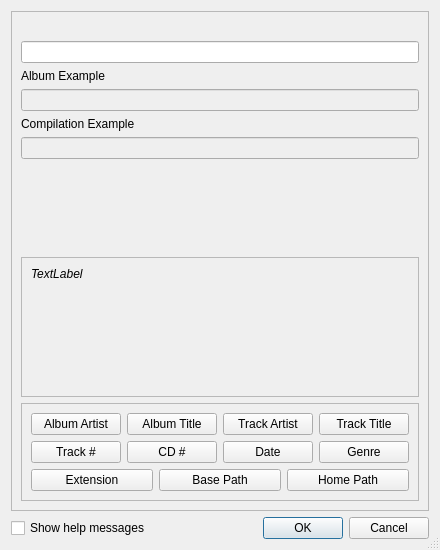
<ui version="4.0" >
 <class>MaskWizardDialog</class>
 <widget class="QDialog" name="MaskWizardDialog" >
  <property name="geometry" >
   <rect>
    <x>0</x>
    <y>0</y>
    <width>440</width>
    <height>550</height>
   </rect>
  </property>
  <property name="minimumSize" >
   <size>
    <width>440</width>
    <height>550</height>
   </size>
  </property>
  <property name="windowTitle" >
   <string>Filename Mask Wizard</string>
  </property>
  <property name="windowIcon" >
   <iconset>images/wizard.png</iconset>
  </property>
  <property name="sizeGripEnabled" >
   <bool>true</bool>
  </property>
  <layout class="QGridLayout" >
   <item row="0" column="0" colspan="2" >
    <widget class="QFrame" name="frame" >
     <property name="frameShape" >
      <enum>QFrame::StyledPanel</enum>
     </property>
     <property name="frameShadow" >
      <enum>QFrame::Raised</enum>
     </property>
     <layout class="QGridLayout" >
      <item row="0" column="1" >
       <spacer>
        <property name="orientation" >
         <enum>Qt::Vertical</enum>
        </property>
        <property name="sizeType" >
         <enum>QSizePolicy::Fixed</enum>
        </property>
        <property name="sizeHint" >
         <size>
          <width>20</width>
          <height>20</height>
         </size>
        </property>
       </spacer>
      </item>
      <item row="1" column="0" colspan="2" >
       <widget class="QLineEdit" name="lineEdit" />
      </item>
      <item row="2" column="0" >
       <widget class="QLabel" name="label" >
        <property name="text" >
         <string>Album Example</string>
        </property>
       </widget>
      </item>
      <item row="3" column="0" colspan="2" >
       <widget class="QLineEdit" name="lineEdit_2" >
        <property name="palette" >
         <palette>
          <active>
           <colorrole role="Base" >
            <brush brushstyle="SolidPattern" >
             <color alpha="255" >
              <red>239</red>
              <green>239</green>
              <blue>239</blue>
             </color>
            </brush>
           </colorrole>
          </active>
          <inactive>
           <colorrole role="Base" >
            <brush brushstyle="SolidPattern" >
             <color alpha="255" >
              <red>239</red>
              <green>239</green>
              <blue>239</blue>
             </color>
            </brush>
           </colorrole>
          </inactive>
          <disabled>
           <colorrole role="Base" >
            <brush brushstyle="SolidPattern" >
             <color alpha="255" >
              <red>255</red>
              <green>255</green>
              <blue>255</blue>
             </color>
            </brush>
           </colorrole>
          </disabled>
         </palette>
        </property>
        <property name="readOnly" >
         <bool>true</bool>
        </property>
       </widget>
      </item>
      <item row="4" column="0" >
       <widget class="QLabel" name="label_2" >
        <property name="text" >
         <string>Compilation Example</string>
        </property>
       </widget>
      </item>
      <item row="5" column="0" colspan="2" >
       <widget class="QLineEdit" name="lineEdit_3" >
        <property name="palette" >
         <palette>
          <active>
           <colorrole role="Base" >
            <brush brushstyle="SolidPattern" >
             <color alpha="255" >
              <red>239</red>
              <green>239</green>
              <blue>239</blue>
             </color>
            </brush>
           </colorrole>
          </active>
          <inactive>
           <colorrole role="Base" >
            <brush brushstyle="SolidPattern" >
             <color alpha="255" >
              <red>239</red>
              <green>239</green>
              <blue>239</blue>
             </color>
            </brush>
           </colorrole>
          </inactive>
          <disabled>
           <colorrole role="Base" >
            <brush brushstyle="SolidPattern" >
             <color alpha="255" >
              <red>255</red>
              <green>255</green>
              <blue>255</blue>
             </color>
            </brush>
           </colorrole>
          </disabled>
         </palette>
        </property>
        <property name="readOnly" >
         <bool>true</bool>
        </property>
       </widget>
      </item>
      <item row="6" column="1" >
       <spacer>
        <property name="orientation" >
         <enum>Qt::Vertical</enum>
        </property>
        <property name="sizeType" >
         <enum>QSizePolicy::Expanding</enum>
        </property>
        <property name="sizeHint" >
         <size>
          <width>20</width>
          <height>20</height>
         </size>
        </property>
       </spacer>
      </item>
      <item row="7" column="0" colspan="2" >
       <widget class="QFrame" name="frame_3" >
        <property name="minimumSize" >
         <size>
          <width>16</width>
          <height>140</height>
         </size>
        </property>
        <property name="maximumSize" >
         <size>
          <width>16777215</width>
          <height>140</height>
         </size>
        </property>
        <property name="frameShape" >
         <enum>QFrame::StyledPanel</enum>
        </property>
        <property name="frameShadow" >
         <enum>QFrame::Raised</enum>
        </property>
        <layout class="QGridLayout" >
         <item row="0" column="0" >
          <widget class="QLabel" name="label_3" >
           <property name="font" >
            <font>
             <italic>true</italic>
            </font>
           </property>
           <property name="text" >
            <string>TextLabel</string>
           </property>
           <property name="alignment" >
            <set>Qt::AlignLeading|Qt::AlignLeft|Qt::AlignTop</set>
           </property>
           <property name="wordWrap" >
            <bool>true</bool>
           </property>
          </widget>
         </item>
        </layout>
       </widget>
      </item>
      <item row="8" column="0" colspan="2" >
       <widget class="QFrame" name="frame_2" >
        <property name="frameShape" >
         <enum>QFrame::StyledPanel</enum>
        </property>
        <property name="frameShadow" >
         <enum>QFrame::Raised</enum>
        </property>
        <layout class="QGridLayout" >
         <item row="0" column="0" >
          <layout class="QHBoxLayout" >
           <item>
            <widget class="QPushButton" name="pushButton" >
             <property name="text" >
              <string>Album Artist</string>
             </property>
            </widget>
           </item>
           <item>
            <widget class="QPushButton" name="pushButton_3" >
             <property name="text" >
              <string>Album Title</string>
             </property>
            </widget>
           </item>
           <item>
            <widget class="QPushButton" name="pushButton_11" >
             <property name="text" >
              <string>Track Artist</string>
             </property>
            </widget>
           </item>
           <item>
            <widget class="QPushButton" name="pushButton_2" >
             <property name="text" >
              <string>Track Title</string>
             </property>
            </widget>
           </item>
          </layout>
         </item>
         <item row="1" column="0" >
          <layout class="QHBoxLayout" >
           <item>
            <widget class="QPushButton" name="pushButton_4" >
             <property name="text" >
              <string>Track #</string>
             </property>
            </widget>
           </item>
           <item>
            <widget class="QPushButton" name="pushButton_5" >
             <property name="text" >
              <string>CD #</string>
             </property>
            </widget>
           </item>
           <item>
            <widget class="QPushButton" name="pushButton_7" >
             <property name="text" >
              <string>Date</string>
             </property>
            </widget>
           </item>
           <item>
            <widget class="QPushButton" name="pushButton_8" >
             <property name="text" >
              <string>Genre</string>
             </property>
            </widget>
           </item>
          </layout>
         </item>
         <item row="2" column="0" >
          <layout class="QHBoxLayout" >
           <item>
            <widget class="QPushButton" name="pushButton_9" >
             <property name="text" >
              <string>Extension</string>
             </property>
            </widget>
           </item>
           <item>
            <widget class="QPushButton" name="pushButton_10" >
             <property name="text" >
              <string>Base Path</string>
             </property>
            </widget>
           </item>
           <item>
            <widget class="QPushButton" name="pushButton_6" >
             <property name="text" >
              <string>Home Path</string>
             </property>
            </widget>
           </item>
          </layout>
         </item>
        </layout>
       </widget>
      </item>
     </layout>
    </widget>
   </item>
   <item row="1" column="0" >
    <widget class="QCheckBox" name="checkBox" >
     <property name="text" >
      <string>Show help messages</string>
     </property>
    </widget>
   </item>
   <item row="1" column="1" >
    <widget class="QDialogButtonBox" name="buttonBox" >
     <property name="orientation" >
      <enum>Qt::Horizontal</enum>
     </property>
     <property name="standardButtons" >
      <set>QDialogButtonBox::Cancel|QDialogButtonBox::NoButton|QDialogButtonBox::Ok</set>
     </property>
    </widget>
   </item>
  </layout>
 </widget>
 <tabstops>
  <tabstop>lineEdit</tabstop>
  <tabstop>lineEdit_2</tabstop>
  <tabstop>pushButton</tabstop>
  <tabstop>pushButton_2</tabstop>
  <tabstop>pushButton_3</tabstop>
  <tabstop>pushButton_4</tabstop>
  <tabstop>pushButton_5</tabstop>
  <tabstop>pushButton_7</tabstop>
  <tabstop>pushButton_8</tabstop>
  <tabstop>pushButton_9</tabstop>
  <tabstop>pushButton_10</tabstop>
  <tabstop>buttonBox</tabstop>
 </tabstops>
 <resources/>
 <connections>
  <connection>
   <sender>buttonBox</sender>
   <signal>accepted()</signal>
   <receiver>MaskWizardDialog</receiver>
   <slot>accept()</slot>
   <hints>
    <hint type="sourcelabel" >
     <x>248</x>
     <y>254</y>
    </hint>
    <hint type="destinationlabel" >
     <x>157</x>
     <y>274</y>
    </hint>
   </hints>
  </connection>
  <connection>
   <sender>buttonBox</sender>
   <signal>rejected()</signal>
   <receiver>MaskWizardDialog</receiver>
   <slot>reject()</slot>
   <hints>
    <hint type="sourcelabel" >
     <x>316</x>
     <y>260</y>
    </hint>
    <hint type="destinationlabel" >
     <x>286</x>
     <y>274</y>
    </hint>
   </hints>
  </connection>
 </connections>
</ui>
